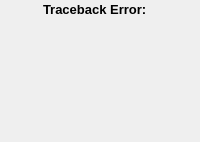
<?xml version="1.0" encoding="UTF-8"?>
<ui version="4.0">
 <class>Form</class>
 <widget class="QWidget" name="Form">
  <property name="geometry">
   <rect>
    <x>0</x>
    <y>0</y>
    <width>200</width>
    <height>142</height>
   </rect>
  </property>
  <property name="sizePolicy">
   <sizepolicy hsizetype="Preferred" vsizetype="Expanding">
    <horstretch>0</horstretch>
    <verstretch>0</verstretch>
   </sizepolicy>
  </property>
  <property name="minimumSize">
   <size>
    <width>200</width>
    <height>0</height>
   </size>
  </property>
  <property name="windowTitle">
   <string>Form</string>
  </property>
  <property name="styleSheet">
   <string notr="true"/>
  </property>
  <layout class="QVBoxLayout" name="verticalLayout">
   <property name="spacing">
    <number>4</number>
   </property>
   <property name="leftMargin">
    <number>5</number>
   </property>
   <property name="topMargin">
    <number>2</number>
   </property>
   <property name="rightMargin">
    <number>5</number>
   </property>
   <property name="bottomMargin">
    <number>2</number>
   </property>
   <item>
    <widget class="QFrame" name="uiAnimationOptionsFrame">
     <property name="sizePolicy">
      <sizepolicy hsizetype="Preferred" vsizetype="Preferred">
       <horstretch>0</horstretch>
       <verstretch>0</verstretch>
      </sizepolicy>
     </property>
     <property name="frameShape">
      <enum>QFrame::NoFrame</enum>
     </property>
     <property name="frameShadow">
      <enum>QFrame::Raised</enum>
     </property>
     <layout class="QVBoxLayout" name="verticalLayout_17">
      <property name="spacing">
       <number>4</number>
      </property>
      <property name="margin">
       <number>0</number>
      </property>
      <item>
       <layout class="QHBoxLayout" name="horizontalLayout">
        <property name="spacing">
         <number>6</number>
        </property>
        <item>
         <widget class="QLabel" name="label_2">
          <property name="sizePolicy">
           <sizepolicy hsizetype="Preferred" vsizetype="Fixed">
            <horstretch>0</horstretch>
            <verstretch>0</verstretch>
           </sizepolicy>
          </property>
          <property name="maximumSize">
           <size>
            <width>32</width>
            <height>32</height>
           </size>
          </property>
          <property name="text">
           <string/>
          </property>
          <property name="pixmap">
           <pixmap>images/pluginError.png</pixmap>
          </property>
          <property name="scaledContents">
           <bool>true</bool>
          </property>
          <property name="alignment">
           <set>Qt::AlignLeading|Qt::AlignLeft|Qt::AlignVCenter</set>
          </property>
         </widget>
        </item>
        <item>
         <widget class="QLabel" name="title">
          <property name="maximumSize">
           <size>
            <width>16777215</width>
            <height>20</height>
           </size>
          </property>
          <property name="font">
           <font>
            <pointsize>10</pointsize>
            <weight>75</weight>
            <bold>true</bold>
           </font>
          </property>
          <property name="text">
           <string>Traceback Error:</string>
          </property>
         </widget>
        </item>
       </layout>
      </item>
      <item>
       <widget class="QLabel" name="label">
        <property name="sizePolicy">
         <sizepolicy hsizetype="Preferred" vsizetype="Expanding">
          <horstretch>0</horstretch>
          <verstretch>0</verstretch>
         </sizepolicy>
        </property>
        <property name="text">
         <string/>
        </property>
        <property name="alignment">
         <set>Qt::AlignLeading|Qt::AlignLeft|Qt::AlignTop</set>
        </property>
        <property name="wordWrap">
         <bool>true</bool>
        </property>
        <property name="textInteractionFlags">
         <set>Qt::LinksAccessibleByMouse|Qt::TextSelectableByMouse</set>
        </property>
       </widget>
      </item>
     </layout>
    </widget>
   </item>
  </layout>
 </widget>
 <resources/>
 <connections/>
 <slots>
  <slot>apply()</slot>
  <slot>edit()</slot>
 </slots>
</ui>
